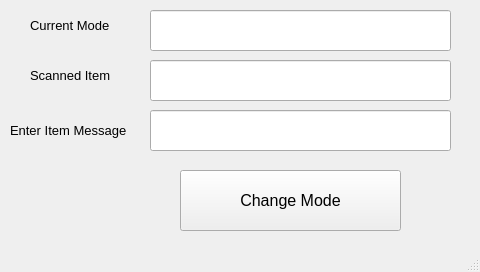
<?xml version="1.0" encoding="UTF-8"?>
<ui version="4.0">
 <class>RFIDGui</class>
 <widget class="QMainWindow" name="RFIDGui">
  <property name="geometry">
   <rect>
    <x>0</x>
    <y>0</y>
    <width>480</width>
    <height>272</height>
   </rect>
  </property>
  <property name="sizePolicy">
   <sizepolicy hsizetype="Fixed" vsizetype="Fixed">
    <horstretch>0</horstretch>
    <verstretch>0</verstretch>
   </sizepolicy>
  </property>
  <property name="windowTitle">
   <string>RFIDGui</string>
  </property>
  <widget class="QWidget" name="centralwidget">
   <widget class="QLabel" name="scanned_item_label">
    <property name="geometry">
     <rect>
      <x>30</x>
      <y>60</y>
      <width>101</width>
      <height>31</height>
     </rect>
    </property>
    <property name="font">
     <font>
      <pointsize>10</pointsize>
     </font>
    </property>
    <property name="text">
     <string>Scanned Item</string>
    </property>
   </widget>
   <widget class="QLabel" name="mode_label">
    <property name="geometry">
     <rect>
      <x>30</x>
      <y>10</y>
      <width>101</width>
      <height>31</height>
     </rect>
    </property>
    <property name="font">
     <font>
      <pointsize>10</pointsize>
     </font>
    </property>
    <property name="text">
     <string>Current Mode</string>
    </property>
   </widget>
   <widget class="QLineEdit" name="item_message">
    <property name="geometry">
     <rect>
      <x>150</x>
      <y>60</y>
      <width>301</width>
      <height>41</height>
     </rect>
    </property>
    <property name="readOnly">
     <bool>true</bool>
    </property>
   </widget>
   <widget class="QLineEdit" name="mode_message">
    <property name="geometry">
     <rect>
      <x>150</x>
      <y>10</y>
      <width>301</width>
      <height>41</height>
     </rect>
    </property>
    <property name="font">
     <font>
      <pointsize>12</pointsize>
     </font>
    </property>
    <property name="readOnly">
     <bool>true</bool>
    </property>
   </widget>
   <widget class="QPushButton" name="pushButton">
    <property name="geometry">
     <rect>
      <x>180</x>
      <y>170</y>
      <width>221</width>
      <height>61</height>
     </rect>
    </property>
    <property name="font">
     <font>
      <pointsize>12</pointsize>
     </font>
    </property>
    <property name="text">
     <string>Change Mode</string>
    </property>
   </widget>
   <widget class="QLabel" name="enter_item_label">
    <property name="geometry">
     <rect>
      <x>10</x>
      <y>110</y>
      <width>141</width>
      <height>41</height>
     </rect>
    </property>
    <property name="font">
     <font>
      <pointsize>10</pointsize>
     </font>
    </property>
    <property name="text">
     <string>Enter Item Message</string>
    </property>
   </widget>
   <widget class="QLineEdit" name="enter_item_msg">
    <property name="geometry">
     <rect>
      <x>150</x>
      <y>110</y>
      <width>301</width>
      <height>41</height>
     </rect>
    </property>
    <property name="font">
     <font>
      <pointsize>10</pointsize>
     </font>
    </property>
    <property name="readOnly">
     <bool>false</bool>
    </property>
   </widget>
  </widget>
  <widget class="QMenuBar" name="menubar">
   <property name="geometry">
    <rect>
     <x>0</x>
     <y>0</y>
     <width>480</width>
     <height>21</height>
    </rect>
   </property>
  </widget>
  <widget class="QStatusBar" name="statusbar"/>
 </widget>
 <resources/>
 <connections/>
</ui>
